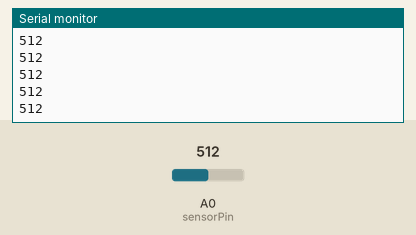
This sketch was run on a simulated Arduino Uno, built with avr-gcc and run on an emulated ATmega328P. On the bench: the last lines printed to the serial monitor. Inputs (shaded band) come from the test bench; at power-on: A0 (sensorPin) = 512.

Above: at 1.2 s.
1.3 s: A0 (sensorPin) set to 716
At 2.1 s:
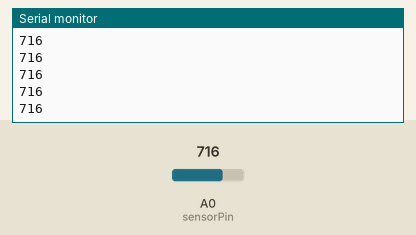
2.8 s: A0 (sensorPin) set to 900
At 3.5 s:
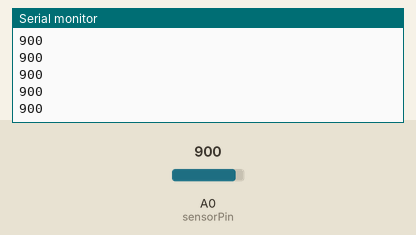
Timing chart, 0 to 5.8 s (numbered marks = the images above; inputs shaded):
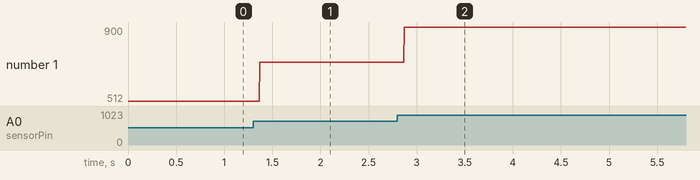

The sketch:

sketch_mar24a.ino
```cpp
const int sensorPin = A0;    // seleccionar la entrada para el sensor
int sensorValue;       // variable que almacena el valor raw (0 a 1023)

void setup()
{
   Serial.begin(9600);
}

void loop()
{
   sensorValue = analogRead(sensorPin);   // realizar la lectura

   //mandar mensaje a puerto serie en función del valor leido
   Serial.println(sensorValue);
   //delay(10);
}
```

Measured:
- after the input at 1.3 s, the serial monitor: prints a new line after 0.07 s (image 1)
- after the input at 2.8 s, the serial monitor: prints a new line after 0.07 s (image 2)
- plotted number 1: 512 → 716 after the input at 1.3 s, 716 → 900 after the input at 2.8 s
